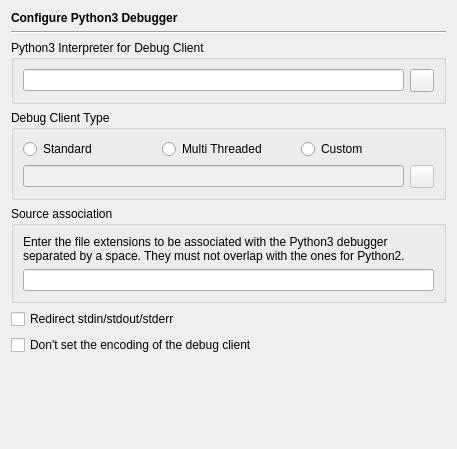
<?xml version="1.0" encoding="UTF-8"?>
<ui version="4.0">
 <class>DebuggerPython3Page</class>
 <widget class="QWidget" name="DebuggerPython3Page">
  <property name="geometry">
   <rect>
    <x>0</x>
    <y>0</y>
    <width>455</width>
    <height>449</height>
   </rect>
  </property>
  <layout class="QVBoxLayout" name="verticalLayout_2">
   <item>
    <widget class="QLabel" name="headerLabel">
     <property name="text">
      <string>&lt;b&gt;Configure Python3 Debugger&lt;/b&gt;</string>
     </property>
    </widget>
   </item>
   <item>
    <widget class="Line" name="line11_2">
     <property name="frameShape">
      <enum>QFrame::HLine</enum>
     </property>
     <property name="frameShadow">
      <enum>QFrame::Sunken</enum>
     </property>
     <property name="orientation">
      <enum>Qt::Horizontal</enum>
     </property>
    </widget>
   </item>
   <item>
    <widget class="QGroupBox" name="groupBox">
     <property name="title">
      <string>Python3 Interpreter for Debug Client</string>
     </property>
     <layout class="QGridLayout" name="gridLayout">
      <item row="0" column="0">
       <widget class="QLineEdit" name="interpreterEdit">
        <property name="toolTip">
         <string>Enter the path of the Python3 interpreter to be used by the debug client. Leave empty to use the default.</string>
        </property>
       </widget>
      </item>
      <item row="0" column="1">
       <widget class="QToolButton" name="interpreterButton">
        <property name="toolTip">
         <string>Press to select the Python3 interpreter via a file selection dialog</string>
        </property>
       </widget>
      </item>
     </layout>
    </widget>
   </item>
   <item>
    <widget class="QGroupBox" name="groupBox_2">
     <property name="title">
      <string>Debug Client Type</string>
     </property>
     <layout class="QGridLayout">
      <item row="1" column="0" colspan="3">
       <layout class="QHBoxLayout">
        <item>
         <widget class="QLineEdit" name="debugClientEdit">
          <property name="enabled">
           <bool>false</bool>
          </property>
          <property name="toolTip">
           <string>Enter the path of the Debug Client to be used.  Leave empty to use the default.</string>
          </property>
         </widget>
        </item>
        <item>
         <widget class="QToolButton" name="debugClientButton">
          <property name="enabled">
           <bool>false</bool>
          </property>
          <property name="toolTip">
           <string>Press to select the Debug Client via a file selection dialog</string>
          </property>
         </widget>
        </item>
       </layout>
      </item>
      <item row="0" column="0">
       <widget class="QRadioButton" name="standardButton">
        <property name="toolTip">
         <string>Select the standard debug client</string>
        </property>
        <property name="text">
         <string>Standard</string>
        </property>
       </widget>
      </item>
      <item row="0" column="2">
       <widget class="QRadioButton" name="customButton">
        <property name="toolTip">
         <string>Select the custom selected debug client</string>
        </property>
        <property name="text">
         <string>Custom</string>
        </property>
       </widget>
      </item>
      <item row="0" column="1">
       <widget class="QRadioButton" name="threadedButton">
        <property name="toolTip">
         <string>Select the multi threaded debug client</string>
        </property>
        <property name="text">
         <string>Multi Threaded</string>
        </property>
       </widget>
      </item>
     </layout>
    </widget>
   </item>
   <item>
    <widget class="QGroupBox" name="groupBox_3">
     <property name="title">
      <string>Source association</string>
     </property>
     <layout class="QVBoxLayout" name="verticalLayout">
      <item>
       <widget class="QLabel" name="label">
        <property name="text">
         <string>Enter the file extensions to be associated with the Python3 debugger separated by a space. They must not overlap with the ones for Python2.</string>
        </property>
        <property name="wordWrap">
         <bool>true</bool>
        </property>
       </widget>
      </item>
      <item>
       <widget class="QLineEdit" name="sourceExtensionsEdit"/>
      </item>
     </layout>
    </widget>
   </item>
   <item>
    <widget class="QCheckBox" name="pyRedirectCheckBox">
     <property name="toolTip">
      <string>Select, to redirect stdin, stdout and stderr of the program being debugged to the eric5 IDE</string>
     </property>
     <property name="text">
      <string>Redirect stdin/stdout/stderr</string>
     </property>
    </widget>
   </item>
   <item>
    <widget class="QCheckBox" name="pyNoEncodingCheckBox">
     <property name="toolTip">
      <string>Select to not set the debug client encoding</string>
     </property>
     <property name="text">
      <string>Don't set the encoding of the debug client</string>
     </property>
    </widget>
   </item>
   <item>
    <spacer>
     <property name="orientation">
      <enum>Qt::Vertical</enum>
     </property>
     <property name="sizeHint" stdset="0">
      <size>
       <width>435</width>
       <height>21</height>
      </size>
     </property>
    </spacer>
   </item>
  </layout>
 </widget>
 <tabstops>
  <tabstop>interpreterEdit</tabstop>
  <tabstop>interpreterButton</tabstop>
  <tabstop>standardButton</tabstop>
  <tabstop>threadedButton</tabstop>
  <tabstop>customButton</tabstop>
  <tabstop>debugClientEdit</tabstop>
  <tabstop>debugClientButton</tabstop>
  <tabstop>sourceExtensionsEdit</tabstop>
  <tabstop>pyRedirectCheckBox</tabstop>
  <tabstop>pyNoEncodingCheckBox</tabstop>
 </tabstops>
 <resources/>
 <connections>
  <connection>
   <sender>customButton</sender>
   <signal>toggled(bool)</signal>
   <receiver>debugClientEdit</receiver>
   <slot>setEnabled(bool)</slot>
   <hints>
    <hint type="sourcelabel">
     <x>368</x>
     <y>194</y>
    </hint>
    <hint type="destinationlabel">
     <x>332</x>
     <y>219</y>
    </hint>
   </hints>
  </connection>
 </connections>
</ui>
